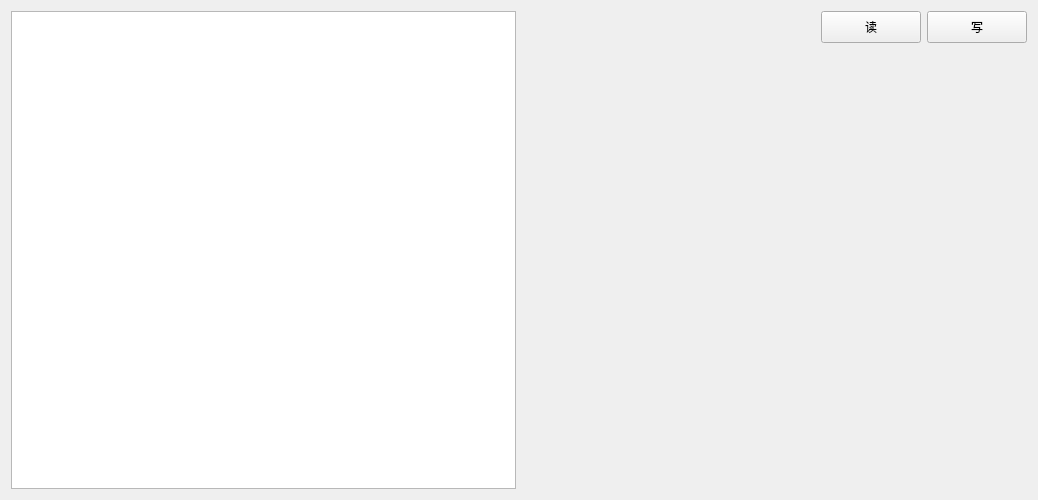
<?xml version="1.0" encoding="UTF-8"?>
<ui version="4.0">
 <class>watchShareDirClass</class>
 <widget class="QWidget" name="watchShareDirClass">
  <property name="geometry">
   <rect>
    <x>0</x>
    <y>0</y>
    <width>1038</width>
    <height>500</height>
   </rect>
  </property>
  <property name="windowTitle">
   <string>watchShareDir</string>
  </property>
  <layout class="QHBoxLayout" name="horizontalLayout_2">
   <item>
    <widget class="QTextEdit" name="textEdit"/>
   </item>
   <item>
    <layout class="QVBoxLayout" name="verticalLayout">
     <item>
      <layout class="QHBoxLayout" name="horizontalLayout">
       <item>
        <spacer name="horizontalSpacer">
         <property name="orientation">
          <enum>Qt::Horizontal</enum>
         </property>
         <property name="sizeHint" stdset="0">
          <size>
           <width>40</width>
           <height>20</height>
          </size>
         </property>
        </spacer>
       </item>
       <item>
        <widget class="QPushButton" name="read">
         <property name="minimumSize">
          <size>
           <width>100</width>
           <height>32</height>
          </size>
         </property>
         <property name="maximumSize">
          <size>
           <width>100</width>
           <height>32</height>
          </size>
         </property>
         <property name="text">
          <string>读</string>
         </property>
        </widget>
       </item>
       <item>
        <widget class="QPushButton" name="write">
         <property name="minimumSize">
          <size>
           <width>100</width>
           <height>32</height>
          </size>
         </property>
         <property name="maximumSize">
          <size>
           <width>100</width>
           <height>32</height>
          </size>
         </property>
         <property name="text">
          <string>写</string>
         </property>
        </widget>
       </item>
      </layout>
     </item>
     <item>
      <spacer name="verticalSpacer">
       <property name="orientation">
        <enum>Qt::Vertical</enum>
       </property>
       <property name="sizeHint" stdset="0">
        <size>
         <width>20</width>
         <height>40</height>
        </size>
       </property>
      </spacer>
     </item>
     <item>
      <widget class="QLabel" name="label">
       <property name="minimumSize">
        <size>
         <width>400</width>
         <height>400</height>
        </size>
       </property>
       <property name="text">
        <string/>
       </property>
      </widget>
     </item>
    </layout>
   </item>
  </layout>
 </widget>
 <layoutdefault spacing="6" margin="11"/>
 <resources>
  <include location="watchShareDir.qrc"/>
 </resources>
 <connections/>
</ui>
